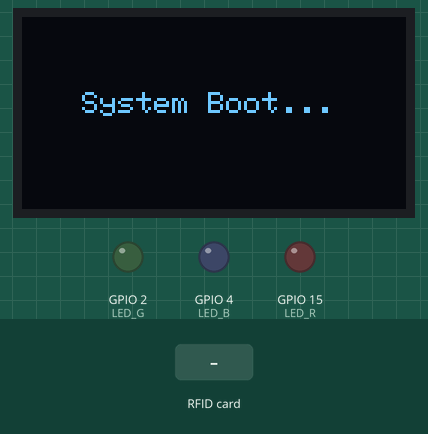
This sketch was run on a simulated ESP32. Parts: 128×64 one-colour display, output pins drawn as LEDs (lit = HIGH). The inputs (shaded band) are chosen by the test bench. WiFi joins after 1.5 s; servers stay silent unless stated; the local clock reads 2024-03-15 10:24:30 at power-on unless the sketch sets it.

Above: at 2.2 s.
At 4.8 s:
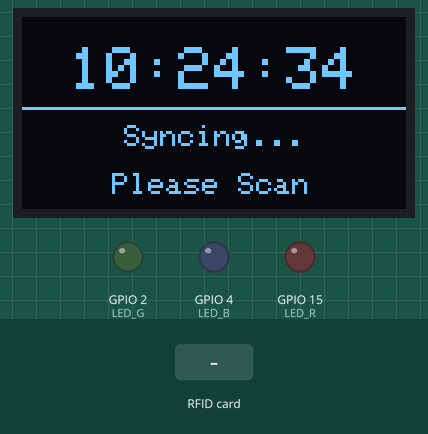
4.9 s: RFID card 5E 7A 19 C4 held to the reader
At 5.5 s:
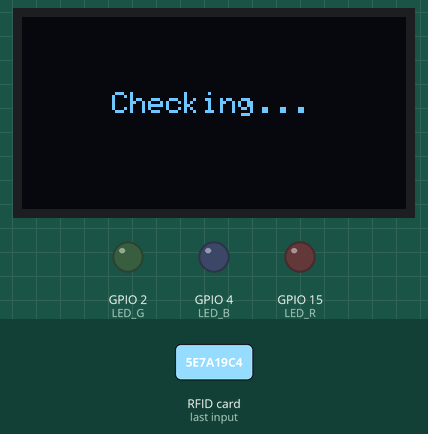
At 6.5 s:
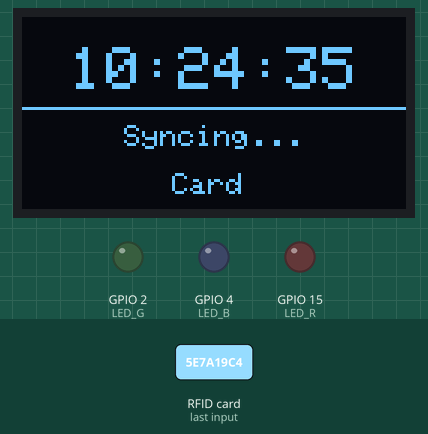
Timing chart, 0 to 8.0 s (numbered marks = the images above; inputs shaded):
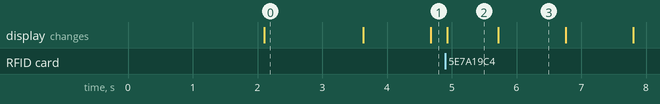

The sketch:

student.ino
```cpp
#include <WiFi.h>
#include <WebSocketsClient.h>
#include <SPI.h>
#include <MFRC522.h>
#include <Wire.h>
#include <Adafruit_GFX.h>
#include <Adafruit_SSD1306.h>
#include <time.h>
#include <ArduinoJson.h>

const int CLASSROOM_ID = 1;
const char* ssid = "kevin";
const char* password = "kh930914";
const char* ws_server = "192.168.100.142";
const int ws_port = 8080;

#define SS_PIN  5
#define RST_PIN 27
#define LED_R 15
#define LED_G 2
#define LED_B 4

Adafruit_SSD1306 display(128, 64, &Wire, -1);
MFRC522 rfid(SS_PIN, RST_PIN);
WebSocketsClient webSocket;

String roomName = "Syncing...";
String lastStatus = "Unknown";
unsigned long lastScreenUpdate = 0;

const unsigned char PROGMEM icon_check[] = {
0x00, 0x00, 0x00, 0x00, 0x00, 0x00, 0x00, 0x00, 0x00, 0x00, 0x00, 0x00, 0x00, 0x00, 0x03, 0x00,
0x00, 0x00, 0x07, 0x80, 0x00, 0x00, 0x0F, 0xC0, 0x00, 0x00, 0x1F, 0xE0, 0x00, 0x00, 0x3F, 0xF0,
0x00, 0x00, 0x7F, 0xF8, 0x00, 0x00, 0xFF, 0xFC, 0x00, 0x01, 0xFF, 0xFE, 0x00, 0x03, 0xFF, 0xFF,
0x00, 0x07, 0xFF, 0xFF, 0x80, 0x0F, 0xFF, 0xFF, 0xC0, 0x1F, 0xFF, 0xFF, 0xE0, 0x3F, 0xFF, 0xFF,
0xF0, 0x7F, 0xFF, 0xFE, 0xF8, 0xFF, 0xFF, 0xFC, 0xFC, 0xFF, 0xFF, 0xF8, 0xFE, 0xFF, 0xFF, 0xF0,
0xFF, 0xFF, 0xFF, 0xE0, 0x7F, 0xFF, 0xFF, 0xC0, 0x3F, 0xFF, 0xFF, 0x80, 0x1F, 0xFF, 0xFF, 0x00,
0x0F, 0xFF, 0xFE, 0x00, 0x07, 0xFF, 0xFC, 0x00, 0x03, 0xFF, 0xF8, 0x00, 0x01, 0xFF, 0xF0, 0x00,
0x00, 0x7F, 0xE0, 0x00, 0x00, 0x3F, 0xC0, 0x00, 0x00, 0x1F, 0x80, 0x00, 0x00, 0x0F, 0x00, 0x00
};
const unsigned char PROGMEM icon_cross[] = {
0x00, 0x00, 0x00, 0x00, 0x03, 0x00, 0x00, 0xC0, 0x07, 0x80, 0x01, 0xE0, 0x0F, 0xC0, 0x03, 0xF0,
0x1F, 0xE0, 0x07, 0xF8, 0x3F, 0xF0, 0x0F, 0xFC, 0x7F, 0xF8, 0x1F, 0xFE, 0xFF, 0xFC, 0x3F, 0xFF,
0xFF, 0xFE, 0x7F, 0xFF, 0xFF, 0xFF, 0xFF, 0xFF, 0x7F, 0xFF, 0xFF, 0xFE, 0x3F, 0xFF, 0xFF, 0xFC,
0x1F, 0xFF, 0xFF, 0xF8, 0x0F, 0xFF, 0xFF, 0xF0, 0x0F, 0xFF, 0xFF, 0xF0, 0x1F, 0xFF, 0xFF, 0xF8,
0x3F, 0xFF, 0xFF, 0xFC, 0x7F, 0xFF, 0xFF, 0xFE, 0xFF, 0xFE, 0x7F, 0xFF, 0xFF, 0xFC, 0x3F, 0xFF,
0x7F, 0xF8, 0x1F, 0xFE, 0x3F, 0xF0, 0x0F, 0xFC, 0x1F, 0xE0, 0x07, 0xF8, 0x0F, 0xC0, 0x03, 0xF0,
0x07, 0x80, 0x01, 0xE0, 0x03, 0x00, 0x00, 0xC0, 0x00, 0x00, 0x00, 0x00, 0x00, 0x00, 0x00, 0x00
};

void setup() {
  delay(2000);

  Serial.begin(115200);
  SPI.begin();
  rfid.PCD_Init();
  pinMode(LED_R, OUTPUT); pinMode(LED_G, OUTPUT); pinMode(LED_B, OUTPUT);

  Wire.begin();
  if(!display.begin(SSD1306_SWITCHCAPVCC, 0x3C)) {
    Serial.println("SSD1306 allocation failed");
  }

  display.clearDisplay();
  display.setTextSize(1);
  display.setTextColor(WHITE);
  display.setCursor(20, 25);
  display.print("System Boot...");
  display.display();

  WiFi.begin(ssid, password);
  while(WiFi.status() != WL_CONNECTED) delay(500);

  configTime(28800, 0, "pool.ntp.org");

  webSocket.begin(ws_server, ws_port, "/");
  webSocket.onEvent(webSocketEvent);
  webSocket.setReconnectInterval(5000);
}

void loop() {
  webSocket.loop();

  if (millis() - lastScreenUpdate > 1000) {
    drawStandby();
    lastScreenUpdate = millis();
  }

  if (!rfid.PICC_IsNewCardPresent() || !rfid.PICC_ReadCardSerial()) return;

  String uid = "";
  for (byte i = 0; i < rfid.uid.size; i++) {
    uid += String(rfid.uid.uidByte[i] < 0x10 ? "0" : "");
    uid += String(rfid.uid.uidByte[i], HEX);
  }
  uid.toUpperCase();

  checkAccess(uid);
  rfid.PICC_HaltA();
  rfid.PCD_StopCrypto1();
}

void webSocketEvent(WStype_t type, uint8_t * payload, size_t length) {
  if (type == WStype_TEXT) {
    DynamicJsonDocument doc(1024);
    deserializeJson(doc, payload);

    if (doc.containsKey("type") && (doc["type"] == "dashboard_update" || doc["type"] == "dashboard_data")) {
      JsonObject data = doc["data"];
      if(doc["cid"] == CLASSROOM_ID || doc["type"] == "dashboard_data") {
        roomName = data["name"].as<String>();
        if(data["is_locked"] == 1) lastStatus = "LOCKED";
        else lastStatus = "OPEN";
      }
    }

    if (doc.containsKey("type") && doc["type"] == "access_result") {
      String status = doc["status"].as<String>();
      String msg = doc["message"].as<String>();
      roomName = doc["room_name"].as<String>();

      showResult(status == "GRANTED", msg);
    }
  } else if (type == WStype_CONNECTED) {
    String msg = "{\"action\":\"check_access\", \"uid\":\"STATUS_CHECK\", \"cid\":" + String(CLASSROOM_ID) + "}";
    webSocket.sendTXT(msg);
  }
}

void drawStandby() {
  struct tm timeinfo;
  bool timeSynced = getLocalTime(&timeinfo);

  display.clearDisplay();

  display.setTextSize(2); display.setTextColor(WHITE);
  display.setCursor(16, 10);

  if(timeSynced) {
    display.printf("%02d:%02d:%02d", timeinfo.tm_hour, timeinfo.tm_min, timeinfo.tm_sec);
  } else {
    display.setTextSize(1);
    display.setCursor(30, 15);
    display.print("Syncing...");
  }

  display.drawLine(0, 30, 128, 30, WHITE);

  display.setTextSize(1);
  int nameX = (128 - roomName.length()*6)/2;
  if(nameX < 0) nameX = 0;
  display.setCursor(nameX, 36);
  display.print(roomName);

  if(lastStatus == "LOCKED") {
     display.setCursor(40, 52); display.print("[LOCKED]");
  } else {
     if ((millis() / 1000) % 2 == 0) {
       display.setCursor(30, 52); display.print("Please Scan");
     } else {
       display.setCursor(50, 52); display.print("Card");
     }
  }

  display.display();
}

void checkAccess(String uid) {
  display.clearDisplay();
  display.setCursor(30, 25); display.print("Checking...");
  display.display();

  String msg = "{\"action\":\"check_access\", \"uid\":\"" + uid + "\", \"cid\":" + String(CLASSROOM_ID) + "}";
  webSocket.sendTXT(msg);
}

void showResult(bool success, String msg) {
  display.clearDisplay();
  if(success) {
    digitalWrite(LED_G, HIGH);
    display.drawBitmap(48, 10, icon_check, 32, 32, 1);
  } else {
    digitalWrite(LED_R, HIGH);
    display.drawBitmap(48, 10, icon_cross, 32, 32, 1);
  }

  display.setTextSize(1);
  int x = (128 - msg.length() * 6) / 2;
  if (x < 0) x = 0;
  display.setCursor(x, 50);
  display.print(msg);
  display.display();

  delay(2000);
  digitalWrite(LED_G, LOW);
  digitalWrite(LED_R, LOW);
}
```

Measured:
- after the input at 4.9 s, the display: changes at once (image 2)
- what the display in image 0 shows lasts 1.5 s, from 2.1 s to 3.6 s
- what the display in image 2 shows lasts 0.8 s, from 4.9 s to 5.7 s
- what the display in image 3 shows lasts 1.1 s, from 5.7 s to 6.8 s
